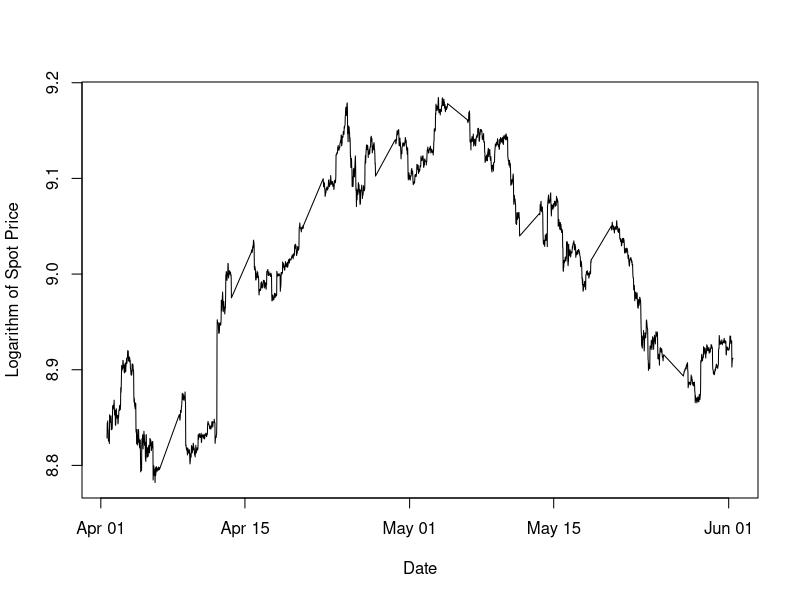
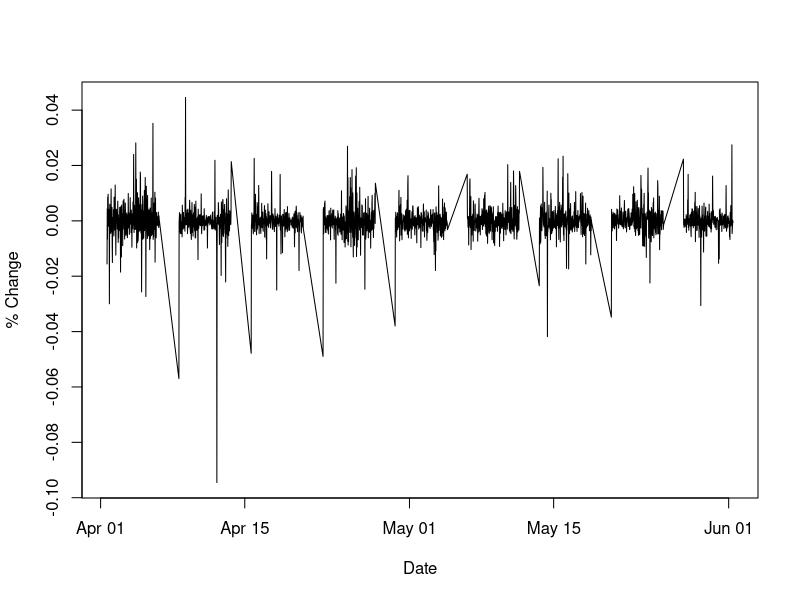
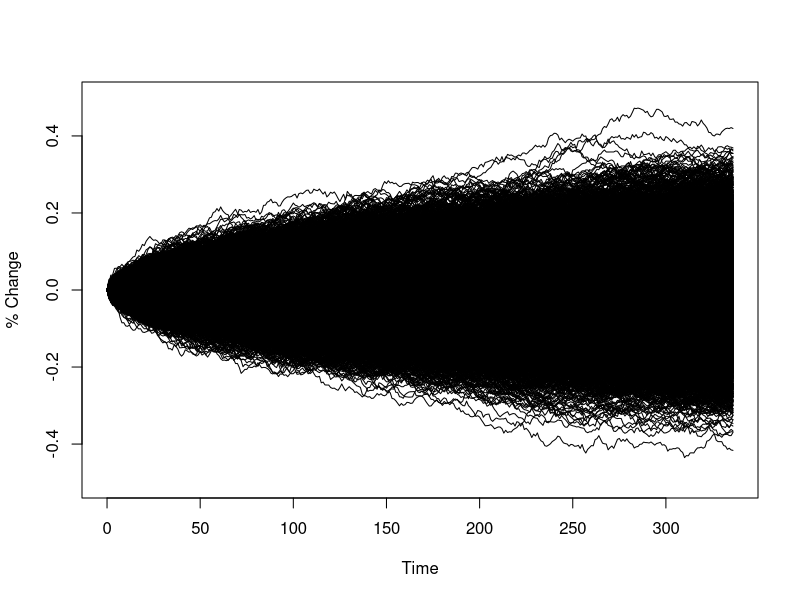
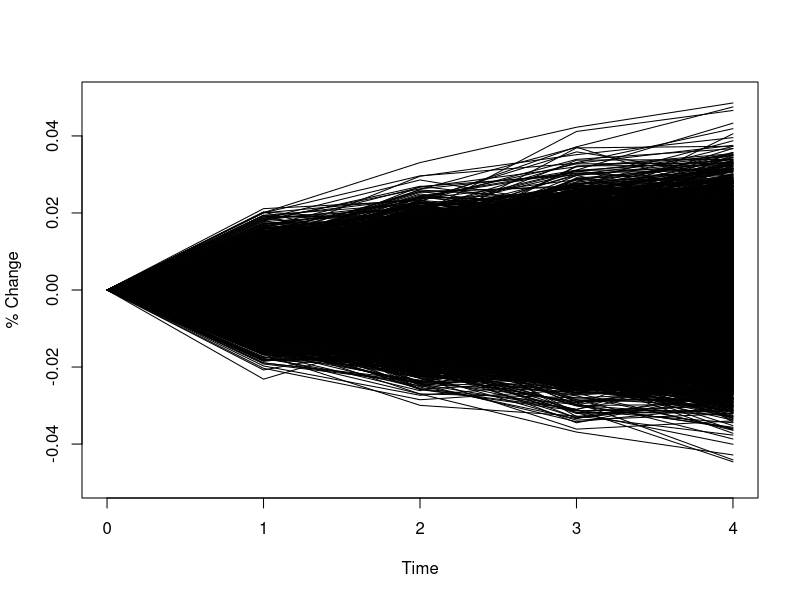
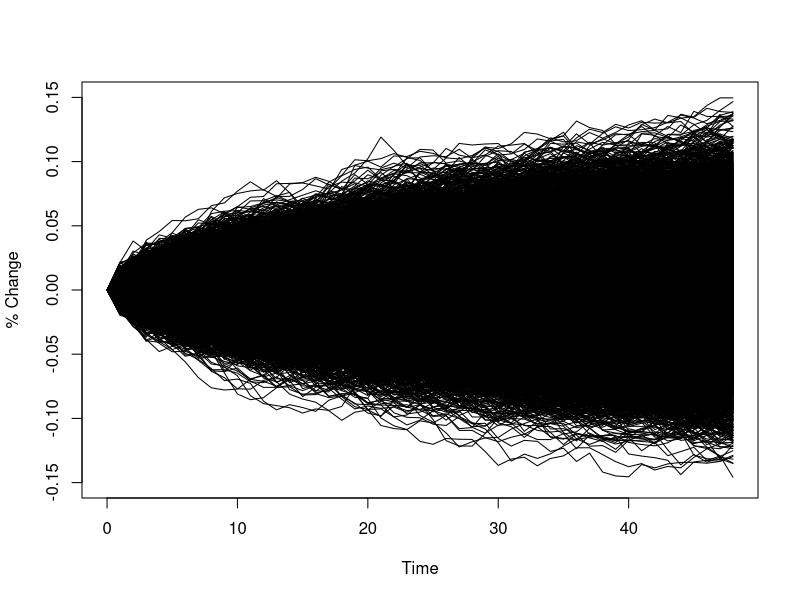

Write the R code that produced these figures, in order.
# Script: Volatility.R
# Author: Joshua L. Eubanks
# Date: 1 Aug 2018
setwd("../Data")
thirmin <- read.csv("30Min6MonthSpot.csv", header = TRUE)
thirmin$Date <- strptime(thirmin$Date, format="%m/%d/%Y  %H:%M")
thirmin$logClose <- log(thirmin$Close)

setwd("../Figures")
pdf("30MinTrend.pdf")
plot(thirmin$Date,thirmin$logClose, type = "l"
	, main = ""
	, xlab = "Date"
	, ylab = "Logarithm of Spot Price")
dev.off()

pdf("PercentChange.pdf")
plot(thirmin$Date[-length(thirmin$Date)],diff(thirmin$logClose), type = "l"
	, main = ""
	, xlab = "Date"
	, ylab = "% Change")
dev.off()
set.seed(123457)

# Weekly
t <- 0:336  
sig2 <- var(diff(thirmin$logClose))

x <- rnorm(n = length(t) - 1, sd = sqrt(sig2))
x <- c(0, cumsum(x))


nsim <- 10000
X <- matrix(rnorm(n = nsim * (length(t) - 1), sd = sqrt(sig2)), nsim, length(t) - 
    1)
X <- cbind(rep(0, nsim), t(apply(X, 1, cumsum)))

pdf("Brownian.pdf")
plot(t, X[1, ], ylim = c(-0.5,0.5), type = "l"
	, main = ""
	, xlab = "Time"
	, ylab = "% Change")
apply(X[2:nsim, ], 1, function(x, t) lines(t, x), t = t)
dev.off()


# 2 hours
t <- 0:4 
sig2 <- var(diff(thirmin$logClose))
 
x <- rnorm(n = length(t) - 1, sd = sqrt(sig2))
x <- c(0, cumsum(x))

X <- matrix(rnorm(n = nsim * (length(t) - 1), sd = sqrt(sig2)), nsim, length(t) - 
    1)
X <- cbind(rep(0, nsim), t(apply(X, 1, cumsum)))

pdf("2hrBrownian.pdf")
plot(t, X[1, ], ylim = c(-0.05,0.05), type = "l"
	, main = ""
	, xlab = "Time"
	, ylab = "% Change")
apply(X[2:nsim, ], 1, function(x, t) lines(t, x), t = t)
dev.off()


# Daily
t <- 0:48  
sig2 <- var(diff(thirmin$logClose))
x <- rnorm(n = length(t) - 1, sd = sqrt(sig2))
x <- c(0, cumsum(x))

nsim <- 10000
X <- matrix(rnorm(n = nsim * (length(t) - 1), sd = sqrt(sig2)), nsim, length(t) - 
    1)
X <- cbind(rep(0, nsim), t(apply(X, 1, cumsum)))

pdf("DayBrownian.pdf")
plot(t, X[1, ], ylim = c(-0.15,0.15), type = "l"
	, main = ""
	, xlab = "Time"
	, ylab = "% Change")
apply(X[2:nsim, ], 1, function(x, t) lines(t, x), t = t)
dev.off()
